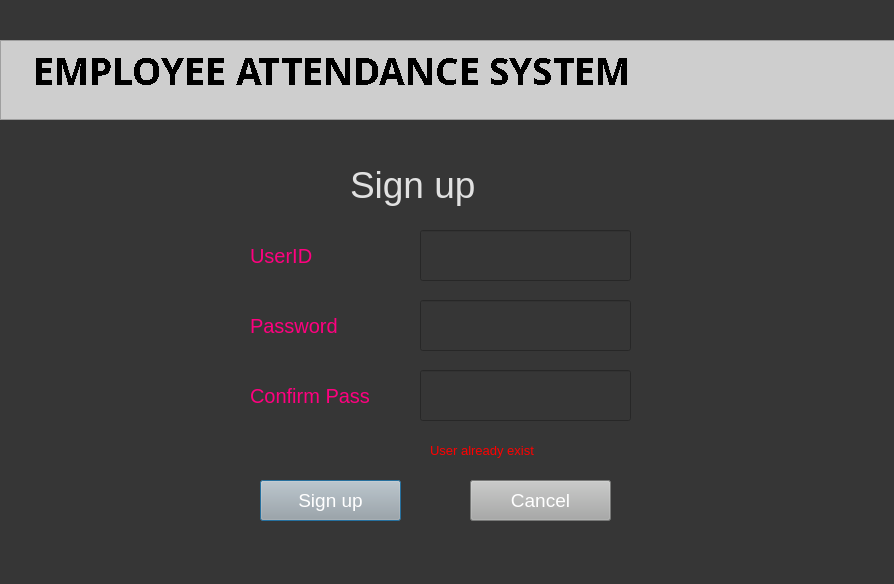
<?xml version="1.0" encoding="UTF-8"?>
<ui version="4.0">
 <class>Dialog</class>
 <widget class="QDialog" name="Dialog">
  <property name="geometry">
   <rect>
    <x>0</x>
    <y>0</y>
    <width>894</width>
    <height>584</height>
   </rect>
  </property>
  <property name="windowTitle">
   <string>Dialog</string>
  </property>
  <property name="styleSheet">
   <string notr="true">background-color: rgb(54, 54, 54);</string>
  </property>
  <widget class="QLabel" name="label">
   <property name="geometry">
    <rect>
     <x>350</x>
     <y>150</y>
     <width>170</width>
     <height>70</height>
    </rect>
   </property>
   <property name="styleSheet">
    <string notr="true">color:rgb(225, 225, 225); font-size:28pt;</string>
   </property>
   <property name="text">
    <string>Sign up</string>
   </property>
  </widget>
  <widget class="QLabel" name="label_2">
   <property name="geometry">
    <rect>
     <x>250</x>
     <y>240</y>
     <width>101</width>
     <height>31</height>
    </rect>
   </property>
   <property name="styleSheet">
    <string notr="true">font-size:15pt; color:rgb(255, 0, 127)</string>
   </property>
   <property name="text">
    <string>UserID</string>
   </property>
  </widget>
  <widget class="QLineEdit" name="userid">
   <property name="geometry">
    <rect>
     <x>420</x>
     <y>230</y>
     <width>211</width>
     <height>51</height>
    </rect>
   </property>
   <property name="styleSheet">
    <string notr="true">font-size:14pt; color:rgb(243, 243, 243)</string>
   </property>
  </widget>
  <widget class="QLineEdit" name="password">
   <property name="geometry">
    <rect>
     <x>420</x>
     <y>300</y>
     <width>211</width>
     <height>51</height>
    </rect>
   </property>
   <property name="styleSheet">
    <string notr="true">font-size:14pt; color:rgb(243, 243, 243)</string>
   </property>
   <property name="text">
    <string/>
   </property>
  </widget>
  <widget class="QLabel" name="label_3">
   <property name="geometry">
    <rect>
     <x>250</x>
     <y>310</y>
     <width>111</width>
     <height>31</height>
    </rect>
   </property>
   <property name="styleSheet">
    <string notr="true">font-size:15pt; color:rgb(255, 0, 127)</string>
   </property>
   <property name="text">
    <string>Password</string>
   </property>
  </widget>
  <widget class="QPushButton" name="signupbutton">
   <property name="geometry">
    <rect>
     <x>260</x>
     <y>480</y>
     <width>141</width>
     <height>41</height>
    </rect>
   </property>
   <property name="styleSheet">
    <string notr="true">background-color: rgb(167, 168, 167); font-size:14pt; color:rgb(255, 255, 255)</string>
   </property>
   <property name="text">
    <string>Sign up</string>
   </property>
  </widget>
  <widget class="QLineEdit" name="confirmpass">
   <property name="geometry">
    <rect>
     <x>420</x>
     <y>370</y>
     <width>211</width>
     <height>51</height>
    </rect>
   </property>
   <property name="styleSheet">
    <string notr="true">font-size:14pt; color:rgb(243, 243, 243)</string>
   </property>
   <property name="text">
    <string/>
   </property>
  </widget>
  <widget class="QLabel" name="label_4">
   <property name="geometry">
    <rect>
     <x>250</x>
     <y>380</y>
     <width>151</width>
     <height>31</height>
    </rect>
   </property>
   <property name="styleSheet">
    <string notr="true">font-size:15pt; color:rgb(255, 0, 127)</string>
   </property>
   <property name="text">
    <string>Confirm Pass</string>
   </property>
  </widget>
  <widget class="QPlainTextEdit" name="plainTextEdit_2">
   <property name="enabled">
    <bool>true</bool>
   </property>
   <property name="geometry">
    <rect>
     <x>0</x>
     <y>40</y>
     <width>900</width>
     <height>80</height>
    </rect>
   </property>
   <property name="sizePolicy">
    <sizepolicy hsizetype="Fixed" vsizetype="Fixed">
     <horstretch>0</horstretch>
     <verstretch>0</verstretch>
    </sizepolicy>
   </property>
   <property name="font">
    <font>
     <family>Bell MT</family>
     <pointsize>28</pointsize>
     <weight>75</weight>
     <italic>false</italic>
     <bold>true</bold>
     <underline>false</underline>
     <stylestrategy>NoAntialias</stylestrategy>
     <kerning>true</kerning>
    </font>
   </property>
   <property name="acceptDrops">
    <bool>true</bool>
   </property>
   <property name="layoutDirection">
    <enum>Qt::LeftToRight</enum>
   </property>
   <property name="styleSheet">
    <string notr="true">background-color: rgb(206, 206, 206);</string>
   </property>
   <property name="inputMethodHints">
    <set>Qt::ImhNone</set>
   </property>
   <property name="lineWidth">
    <number>1</number>
   </property>
   <property name="verticalScrollBarPolicy">
    <enum>Qt::ScrollBarAlwaysOff</enum>
   </property>
   <property name="horizontalScrollBarPolicy">
    <enum>Qt::ScrollBarAlwaysOff</enum>
   </property>
   <property name="sizeAdjustPolicy">
    <enum>QAbstractScrollArea::AdjustToContents</enum>
   </property>
   <property name="undoRedoEnabled">
    <bool>false</bool>
   </property>
   <property name="lineWrapMode">
    <enum>QPlainTextEdit::NoWrap</enum>
   </property>
   <property name="plainText">
    <string>   EMPLOYEE ATTENDANCE SYSTEM
</string>
   </property>
   <property name="textInteractionFlags">
    <set>Qt::NoTextInteraction</set>
   </property>
   <property name="centerOnScroll">
    <bool>false</bool>
   </property>
   <property name="placeholderText">
    <string/>
   </property>
  </widget>
  <widget class="QLabel" name="samepass">
   <property name="geometry">
    <rect>
     <x>430</x>
     <y>440</y>
     <width>251</width>
     <height>21</height>
    </rect>
   </property>
   <property name="font">
    <font>
     <pointsize>10</pointsize>
    </font>
   </property>
   <property name="styleSheet">
    <string notr="true">color: rgb(255, 0, 0);</string>
   </property>
   <property name="text">
    <string>Enter Both passwords as same</string>
   </property>
  </widget>
  <widget class="QLabel" name="samepass_2">
   <property name="geometry">
    <rect>
     <x>430</x>
     <y>440</y>
     <width>251</width>
     <height>21</height>
    </rect>
   </property>
   <property name="font">
    <font>
     <pointsize>10</pointsize>
    </font>
   </property>
   <property name="styleSheet">
    <string notr="true">color: rgb(255, 0, 0);</string>
   </property>
   <property name="text">
    <string>User already exist</string>
   </property>
  </widget>
  <widget class="QPushButton" name="cancel">
   <property name="geometry">
    <rect>
     <x>470</x>
     <y>480</y>
     <width>141</width>
     <height>41</height>
    </rect>
   </property>
   <property name="styleSheet">
    <string notr="true">background-color: rgb(167, 168, 167); font-size:14pt; color:rgb(255, 255, 255)</string>
   </property>
   <property name="text">
    <string>Cancel</string>
   </property>
  </widget>
  <zorder>samepass</zorder>
  <zorder>samepass_2</zorder>
  <zorder>plainTextEdit_2</zorder>
  <zorder>label</zorder>
  <zorder>label_2</zorder>
  <zorder>userid</zorder>
  <zorder>password</zorder>
  <zorder>label_3</zorder>
  <zorder>signupbutton</zorder>
  <zorder>confirmpass</zorder>
  <zorder>label_4</zorder>
  <zorder>cancel</zorder>
 </widget>
 <resources/>
 <connections/>
</ui>
